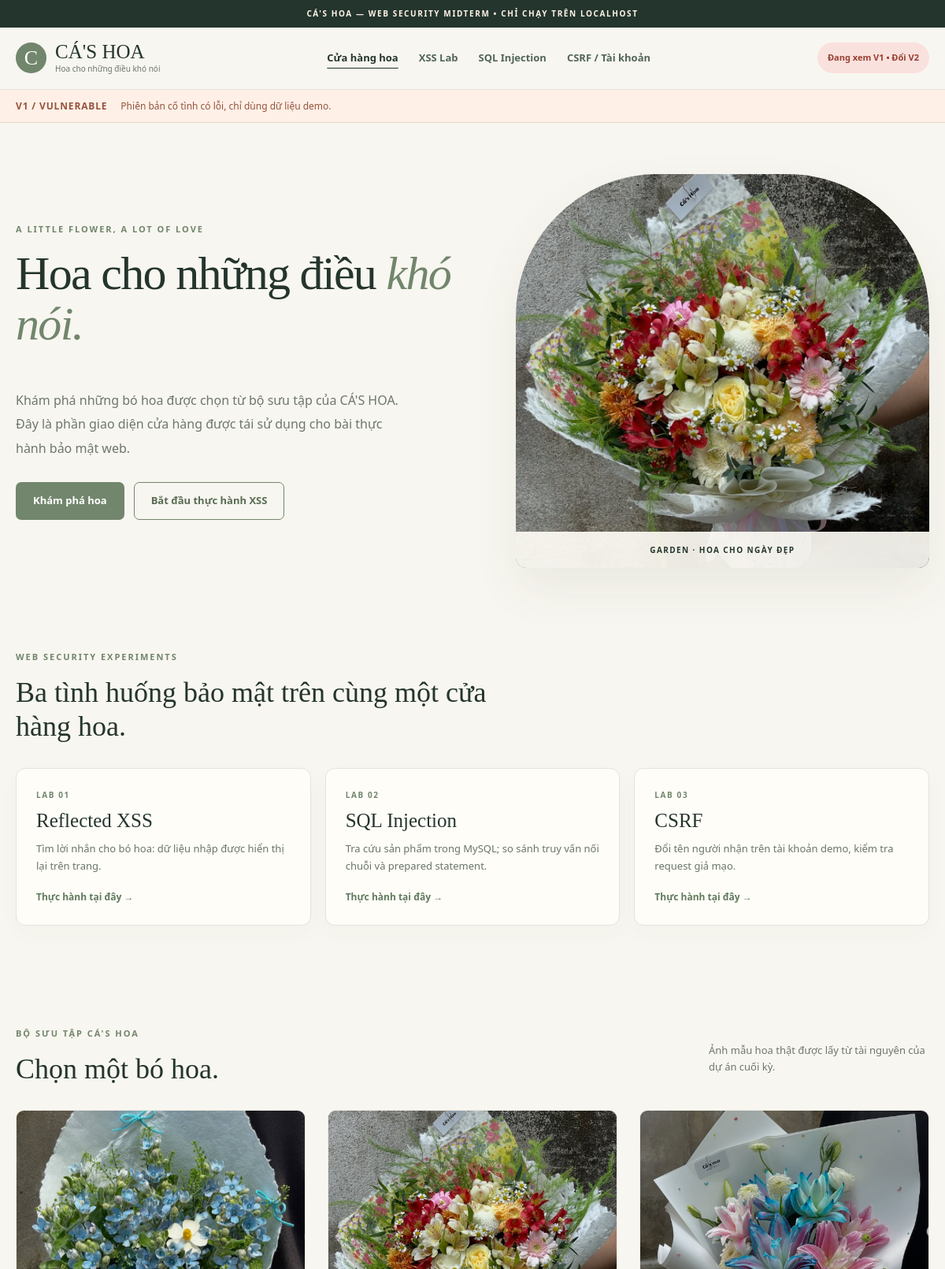
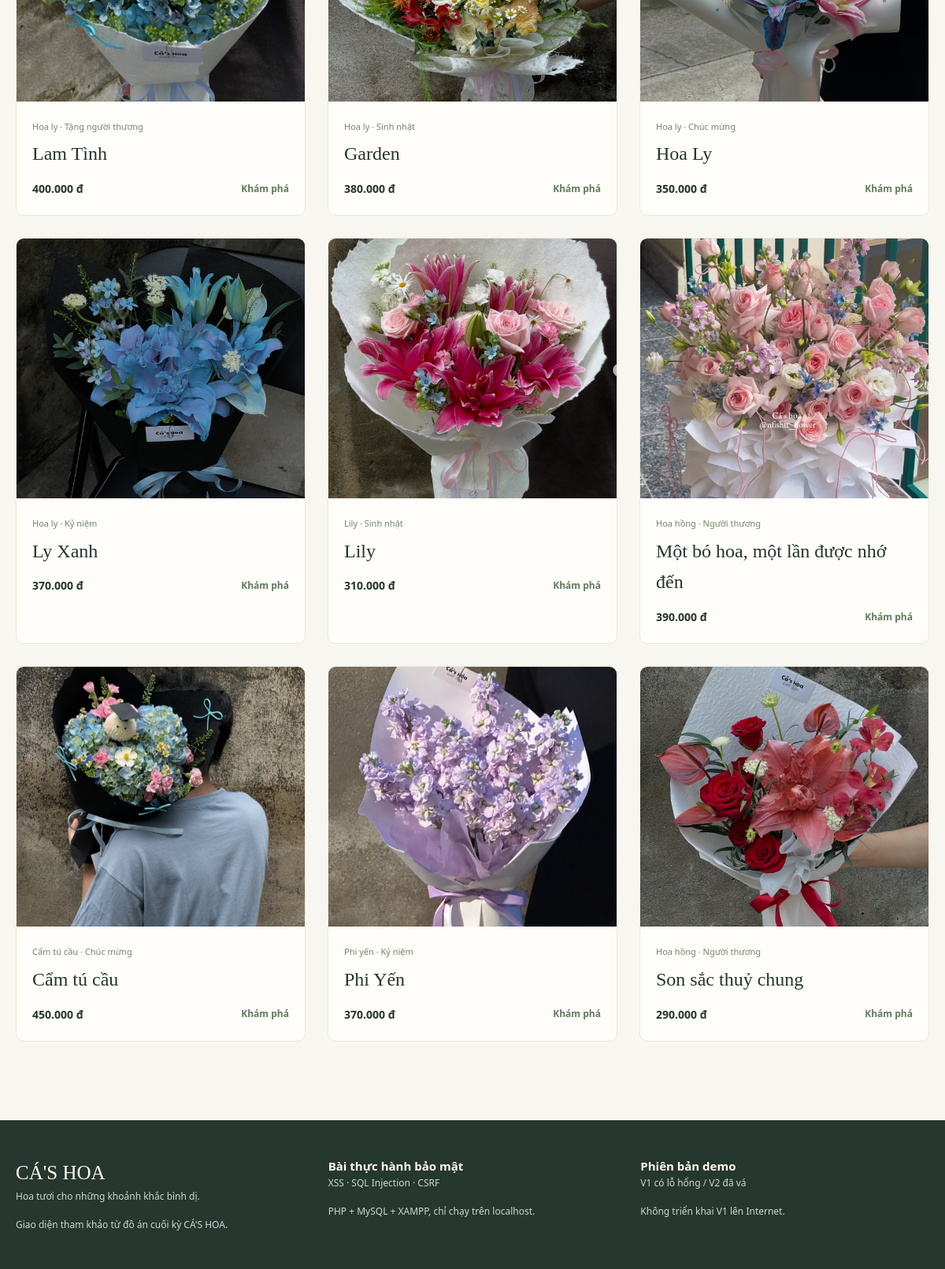
The page /v1/index.php on the database its author committed (2 pictures, top to bottom).
### tables this page shows
CREATE TABLE products (
 id INT UNSIGNED AUTO_INCREMENT PRIMARY KEY,
 name VARCHAR(160) NOT NULL,
 price INT UNSIGNED NOT NULL,
 image VARCHAR(160) NOT NULL,
 category VARCHAR(120) NOT NULL,
 occasion VARCHAR(120) NOT NULL,
 is_public TINYINT(1) NOT NULL DEFAULT 1
);

### v1/index.php (called while the page is built, shortened)
<?php
require __DIR__ . '/../pages/catalog.php';

### lib/bootstrap.php (called while the page is built, shortened)
<?php
function h(mixed $s): string { return htmlspecialchars((string)$s, ENT_QUOTES | ENT_SUBSTITUTE, 'UTF-8'); }
function base_url(string $path=''): string {
    $base = str_replace('\\', '/', dirname(dirname((string)($_SERVER['SCRIPT_NAME'] ?? '/mid_term_lap_trinh_web/v2/index.php'))));
    return ($base === '/' ? '' : rtrim($base, '/')) . '/' . ltrim($path, '/');
}
function page_url(string $page='index.php'): string { return base_url(LAB_VERSION . '/' . $page); }
function photo(string $file): string { return base_url('assets/images/' . rawurlencode($file)); }
function price_vnd(int $n): string { return number_format($n, 0, ',', '.') . ' đ'; }
function db(): PDO {
    $host = getenv('CAS_DB_HOST') ?: '127.0.0.1';
    $port = getenv('CAS_DB_PORT') ?: '3306';
    $name = getenv('CAS_DB_NAME') ?: 'cas_hoa_security_lab';
    $user = getenv('CAS_DB_USER') !== false ? getenv('CAS_DB_USER') : 'root';
    $pass = getenv('CAS_DB_PASSWORD') !== false ? getenv('CAS_DB_PASSWORD') : '';
    $dsn = "mysql:host=$host;port=$port;dbname=$name;charset=utf8mb4";
    return $pdo = new PDO($dsn, $user, $pass, [
        PDO::ATTR_ERRMODE=>PDO::ERRMODE_EXCEPTION,
        PDO::ATTR_DEFAULT_FETCH_MODE=>PDO::FETCH_ASSOC,
        PDO::ATTR_EMULATE_PREPARES=>false,
        PDO::MYSQL_ATTR_MULTI_STATEMENTS=>false
    ]);
}
function fetch_products(): array {
    return db()->query('SELECT id,name,price,image,category,occasion,is_public FROM products WHERE is_public=1 ORDER BY id')->fetchAll();
}

### pages/catalog.php (the view, shortened to what this page needs)
<?php
require_once __DIR__ . '/../lib/layout.php';
$products=[]; $error='';
try { $products=fetch_products(); } catch(Throwable $e) {$error='Chưa kết nối được MySQL. Xem README và import database/setup.sql trong phpMyAdmin.';}
?>
<main>
<section class="container hero"><div class="hero-copy"><p class="eyebrow">A LITTLE FLOWER, A LOT OF LOVE</p><h1>Hoa cho những điều <em>khó nói.</em></h1><p>Khám phá những bó hoa được chọn từ bộ sưu tập của CÁ'S HOA. Đây là phần giao diện cửa hàng được tái sử dụng cho bài thực hành bảo mật web.</p><div class="actions"><a class="btn primary" href="#collection">Khám phá hoa</a><a class="btn outline" href="<?= h(page_url('xss.php')) ?>">Bắt đầu thực hành XSS</a></div></div><div class="hero-photo"><img src="<?= h(photo('garden.png')) ?>" data-photo="garden.png" alt="Bó hoa Garden của CÁ'S HOA"><div class="hero-photo-label">GARDEN · HOA CHO NGÀY ĐẸP</div></div></section>
<section class="container intro"><p class="eyebrow">WEB SECURITY EXPERIMENTS</p><h2>Ba tình huống bảo mật trên cùng một cửa hàng hoa.</h2><div class="lab-cards">
<a href="<?= h(page_url('xss.php')) ?>" class="lab-card"><small>LAB 01</small><strong>Reflected XSS</strong><span>Tìm lời nhắn cho bó hoa: dữ liệu nhập được hiển thị lại trên trang.</span><b>Thực hành tại đây →</b></a>
<a href="<?= h(page_url('sqli.php')) ?>" class="lab-card"><small>LAB 02</small><strong>SQL Injection</strong><span>Tra cứu sản phẩm trong MySQL; so sánh truy vấn nối chuỗi và prepared statement.</span><b>Thực hành tại đây →</b></a>
<a href="<?= h(page_url('profile.php')) ?>" class="lab-card"><small>LAB 03</small><strong>CSRF</strong><span>Đổi tên người nhận trên tài khoản demo, kiểm tra request giả mạo.</span><b>Thực hành tại đây →</b></a>
</div></section>
<section class="container collection" id="collection"><div class="section-heading"><div><p class="eyebrow">BỘ SƯU TẬP CÁ'S HOA</p><h2>Chọn một bó hoa.</h2></div><p>Ảnh mẫu hoa thật được lấy từ tài nguyên của dự án cuối kỳ.</p></div>
<div class="product-grid">
<?php foreach($products as $p): ?>
<article class="product"><div class="product-photo"><img loading="lazy" src="<?= h(photo($p['image'])) ?>" data-photo="<?= h($p['image']) ?>" alt="<?= h($p['name']) ?>"></div><div class="product-info"><small><?= h($p['category']) ?> · <?= h($p['occasion']) ?></small><h3><?= h($p['name']) ?></h3><div class="product-bottom"><strong><?= h(price_vnd((int)$p['price'])) ?></strong><a href="<?= h(page_url('sqli.php')) ?>">Khám phá</a></div></div></article>
<?php endforeach; ?></div></section></main>

### assets/css/site.css (style rules this page uses)
* { box-sizing:border-box }
html { scroll-behavior:smooth }
body { margin:0;background:#f8f6f0;color:#24352d;font:15px/1.65 "Segoe UI",Tahoma,sans-serif;-webkit-font-smoothing:antialiased }
a { text-decoration:none;color:inherit }
img { display:block;max-width:100% }
.container { width:min(calc(100% - 40px),1160px);margin:auto }
h1,h2,h3,p { margin-top:0 }
h1,h2,.brand strong,.product h3,.footer-brand { font-family:Georgia,serif;font-weight:500 }
h1 { font-size:clamp(38px,5vw,65px);line-height:1.07;letter-spacing:-.028em }
h2 { font-size:clamp(27px,3vw,40px);line-height:1.18 }
h1 em { color:#71866c;font-weight:400 }
p { color:#6d766e }
.eyebrow { font:750 11px "Segoe UI",sans-serif;letter-spacing:.18em;color:#71866c;margin-bottom:17px }
.hero { padding:65px 0;display:grid;grid-template-columns:1fr .92fr;gap:64px;align-items:center }
.hero-copy>p:not(.eyebrow) { font-size:16px;line-height:1.9;max-width:490px;margin:28px 0 }
.hero-photo { height:500px;position:relative;overflow:hidden;border-radius:180px 180px 14px 14px;background:#e7e5dd;box-shadow:0 25px 60px #33452e13 }
.hero-photo img { width:100%;height:100%;object-fit:cover }
.hero-photo-label { position:absolute;bottom:0;left:0;right:0;text-align:center;padding:15px;background:#fffdf7e8;font-weight:700;font-size:10px;letter-spacing:.14em }
.actions,.form-row { display:flex;gap:12px;align-items:center }
.btn { display:inline-flex;align-items:center;justify-content:center;border:1px solid transparent;padding:12px 21px;border-radius:7px;cursor:pointer;font-weight:700;white-space:nowrap;font-size:13px;transition:transform .15s }
.btn.primary { background:#71866c;color:#fff }
.btn.outline { border-color:#71866c;background:transparent;color:#586c53 }
.intro { padding:40px 0 74px }
.intro>h2 { max-width:640px }
.lab-cards { display:grid;grid-template-columns:repeat(3,1fr);gap:18px;margin-top:32px }
.lab-card { background:#fffdf8;border:1px solid #e3e5dc;border-radius:12px;padding:25px;min-height:200px;display:flex;flex-direction:column;gap:10px;box-shadow:0 10px 27px #253d2807;transition:transform .18s }
.lab-card small { font-size:10px;font-weight:800;letter-spacing:.16em;color:#71866c }
.lab-card strong { font:25px Georgia,serif }
.lab-card span { color:#697568;font-size:13px;line-height:1.7;flex:1 }
.lab-card b { color:#617a5e;font-size:12px }
.collection { padding:55px 0 100px }
.section-heading { display:flex;justify-content:space-between;align-items:end;gap:30px;margin-bottom:30px }
.section-heading h2 { margin-bottom:0 }
.section-heading>p { max-width:280px;font-size:13px }
.product-grid { display:grid;grid-template-columns:repeat(3,1fr);gap:28px }
.product { background:#fffdf9;border-radius:10px;overflow:hidden;border:1px solid #ebe8e0 }
.product-photo { height:330px;background:#eee9e2;overflow:hidden }
.product-photo img { height:100%;width:100%;object-fit:cover;transition:transform .4s }
.product-info { padding:18px 20px 22px }
.product-info small { color:#71866c;font-size:11px }
.product-info h3 { font-size:24px;margin:5px 0 12px }
.product-bottom { display:flex;justify-content:space-between;align-items:center;gap:10px }
.product-bottom strong { font-size:14px }
.product-bottom a { color:#617a5e;font-size:12px;font-weight:750 }

### rows shown on the page
products: image (picture), category "Hoa ly", occasion "Tặng người thương", name "Lam Tình", price "400.000 đ"
products: image (picture), category "Hoa ly", occasion "Sinh nhật", name "Garden", price "380.000 đ"
products: image (picture), category "Hoa ly", occasion "Chúc mừng", name "Hoa Ly", price "350.000 đ"
products: image (picture), category "Hoa ly", occasion "Kỷ niệm", name "Ly Xanh", price "370.000 đ"
products: image (picture), category "Lily", occasion "Sinh nhật", name "Lily", price "310.000 đ"
products: image (picture), category "Hoa hồng", occasion "Người thương", name "Một bó hoa, một lần được nhớ đến", price "390.000 đ"
products: image (picture), category "Cẩm tú cầu", occasion "Chúc mừng", name "Cẩm tú cầu", price "450.000 đ"
products: image (picture), category "Phi yến", occasion "Kỷ niệm", name "Phi Yến", price "370.000 đ"
products: image (picture), category "Hoa hồng", occasion "Người thương", name "Son sắc thuỷ chung", price "290.000 đ"

### other values the page prints
$version "V1"
$other "V2"
